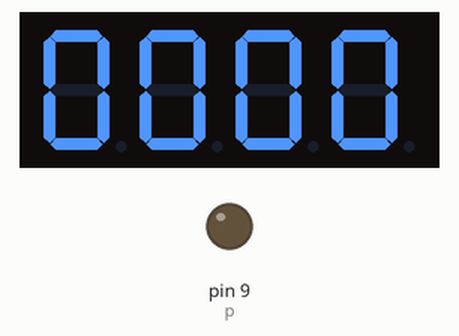
This sketch was run on a simulated Arduino Uno, built with avr-gcc and run on an emulated ATmega328P. On the bench: 4-digit seven-segment display, output pins drawn as LEDs (lit = HIGH). Wiring (inferred from the names in the program): 4-digit 7-segment display, segments lit when HIGH: segments pin 2, pin 3, pin 4, pin 5, pin 6, pin 7, pin 8; digit selects pin 13, pin 12, pin 11, pin 10. The segment pins are drawn as the display they are named for; pins used as bus, display or sensor lines are not drawn.

Above: at 0.1 s.
At 4.1 s:
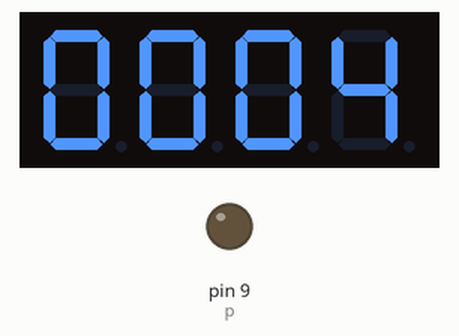
At 9.1 s:
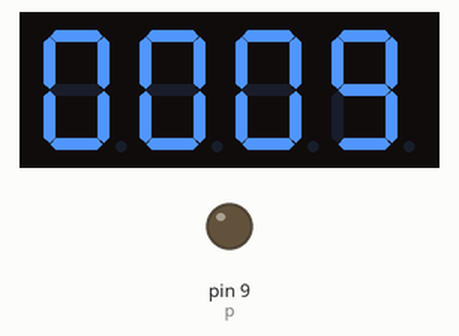
At 19.1 s:
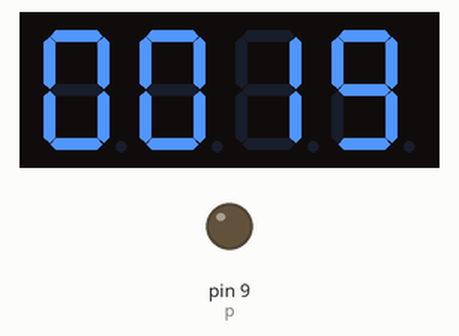
At 29.1 s:
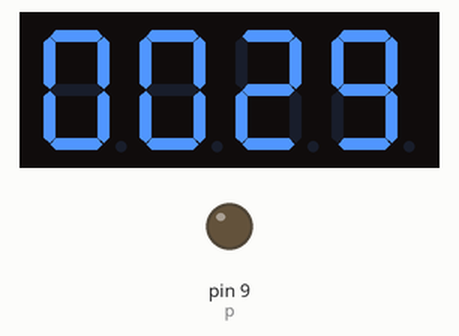
At 38.1 s:
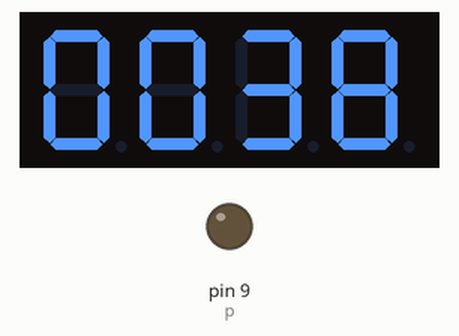

Measured:
- what the display in image 0 shows lasts 1.1 s, from 0.0 s to 1.1 s

The sketch:

stopwatch.ino
```cpp
/*
 * 秒计时器
 * 使用定时器1定时0.1秒溢出，设置计数值count，每0.1秒加1，再设置变量n，当
 * count加到10，即1秒，n加1，也即n便是n秒
 * 计时到10000秒归零
*/

#include <TimerOne.h>
int a = 2;
int b = 3;
int c = 4;
int d = 5;
int e = 6;
int f = 7;
int g = 8;
int p = 9;

int d4 = 10;
int d3 = 11;
int d2 = 12;
int d1 = 13;
//设置变量
long n = 0;
int x = 100;
int del = 5;
int val = 1111;
int count = 0;

void setup()
{
  pinMode(d1, OUTPUT);
  pinMode(d2, OUTPUT);
  pinMode(d3, OUTPUT);
  pinMode(d4, OUTPUT);
  pinMode(a, OUTPUT);
  pinMode(b, OUTPUT);
  pinMode(c, OUTPUT);
  pinMode(d, OUTPUT);
  pinMode(e, OUTPUT);
  pinMode(f, OUTPUT);
  pinMode(g, OUTPUT);
  pinMode(p, OUTPUT);
  Timer1.initialize(100000); // set a timer of length 100000 microseconds (or 0.1 sec - or 10Hz => the led will blink 5 times, 5 cycles of on-and-off, per second)
  Timer1.attachInterrupt( add ); // attach the service routine here
}
/***************************************/
void loop()
{
  int i,j;
  clearLEDs();
  pickDigit(0);
  pickNumber((n/1000));
  delay(del);

  clearLEDs();
  pickDigit(1);
  pickNumber((n%1000)/100);
  delay(del);

  clearLEDs();
  pickDigit(2);
  //dispDec(3);
  pickNumber(n%100/10);
  delay(del);

  clearLEDs();
  pickDigit(3);
  pickNumber(n%10);
  delay(del);
}
/**************************************/
void pickDigit(int x)
{
  digitalWrite(d1, HIGH);
  digitalWrite(d2, HIGH);
  digitalWrite(d3, HIGH);
  digitalWrite(d4, HIGH);

  switch(x)
  {
    case 0:
    digitalWrite(d1, LOW);
    break;
    case 1:
    digitalWrite(d2, LOW);
    break;
    case 2:
    digitalWrite(d3, LOW);
    break;
  default:
    digitalWrite(d4, LOW);
    break;
  }
}

void pickNumber(int x)
{
  switch(x)
  {
    default:
    zero();
    break;
    case 1:
    one();
    break;
    case 2:
    two();
    break;
    case 3:
    three();
    break;
    case 4:
    four();
    break;
  case 5:
    five();
    break;
  case 6:
    six();
    break;
  case 7:
    seven();
    break;
  case 8:
    eight();
    break;
  case 9:
    nine();
    break;
  }
}

void dispDec(int x)  //开启小数点
{
  digitalWrite(p, HIGH);
}

void clearLEDs()  //清屏
{
  digitalWrite(a, LOW);
  digitalWrite(b, LOW);
  digitalWrite(c, LOW);
  digitalWrite(d, LOW);
  digitalWrite(e, LOW);
  digitalWrite(f, LOW);
  digitalWrite(g, LOW);
  digitalWrite(p, LOW);
}

void zero()  //定义数字0时阴极那些管脚开关
{
  digitalWrite(a, HIGH);
  digitalWrite(b, HIGH);
  digitalWrite(c, HIGH);
  digitalWrite(d, HIGH);
  digitalWrite(e, HIGH);
  digitalWrite(f, HIGH);
  digitalWrite(g, LOW);
}

void one()  //定义数字1时阴极那些管脚开关
{
  digitalWrite(a, LOW);
  digitalWrite(b, HIGH);
  digitalWrite(c, HIGH);
  digitalWrite(d, LOW);
  digitalWrite(e, LOW);
  digitalWrite(f, LOW);
  digitalWrite(g, LOW);
}

void two()  //定义数字2时阴极那些管脚开关
{
  digitalWrite(a, HIGH);
  digitalWrite(b, HIGH);
  digitalWrite(c, LOW);
  digitalWrite(d, HIGH);
  digitalWrite(e, HIGH);
  digitalWrite(f, LOW);
  digitalWrite(g, HIGH);
}

void three()  //定义数字3时阴极那些管脚开关
{
  digitalWrite(a, HIGH);
  digitalWrite(b, HIGH);
  digitalWrite(c, HIGH);
  digitalWrite(d, HIGH);
  digitalWrite(e, LOW);
  digitalWrite(f, LOW);
  digitalWrite(g, HIGH);
}

void four()  //定义数字4时阴极那些管脚开关
{
  digitalWrite(a, LOW);
  digitalWrite(b, HIGH);
  digitalWrite(c, HIGH);
  digitalWrite(d, LOW);
  digitalWrite(e, LOW);
  digitalWrite(f, HIGH);
  digitalWrite(g, HIGH);
}

void five()  //定义数字5时阴极那些管脚开关
{
  digitalWrite(a, HIGH);
  digitalWrite(b, LOW);
  digitalWrite(c, HIGH);
  digitalWrite(d, HIGH);
  digitalWrite(e, LOW);
  digitalWrite(f, HIGH);
  digitalWrite(g, HIGH);
}

void six()  //定义数字6时阴极那些管脚开关
{
  digitalWrite(a, HIGH);
  digitalWrite(b, LOW);
  digitalWrite(c, HIGH);
  digitalWrite(d, HIGH);
  digitalWrite(e, HIGH);
  digitalWrite(f, HIGH);
  digitalWrite(g, HIGH);
}

void seven()  //定义数字7时阴极那些管脚开关
{
  digitalWrite(a, HIGH);
  digitalWrite(b, HIGH);
  digitalWrite(c, HIGH);
  digitalWrite(d, LOW);
  digitalWrite(e, LOW);
  digitalWrite(f, LOW);
  digitalWrite(g, LOW);
}

void eight()  //定义数字8时阴极那些管脚开关
{
  digitalWrite(a, HIGH);
  digitalWrite(b, HIGH);
  digitalWrite(c, HIGH);
  digitalWrite(d, HIGH);
  digitalWrite(e, HIGH);
  digitalWrite(f, HIGH);
  digitalWrite(g, HIGH);
}

void nine()  //定义数字9时阴极那些管脚开关
{
  digitalWrite(a, HIGH);
  digitalWrite(b, HIGH);
  digitalWrite(c, HIGH);
  digitalWrite(d, HIGH);
  digitalWrite(e, LOW);
  digitalWrite(f, HIGH);
  digitalWrite(g, HIGH);
}
/*******************************************/
void add()
{
    // Toggle LED
    count ++;
    if(count == 10)
    {
      count = 0;
      n ++;
      if(n == 10000)
      {
        n = 0;
      }
    }
}
```
